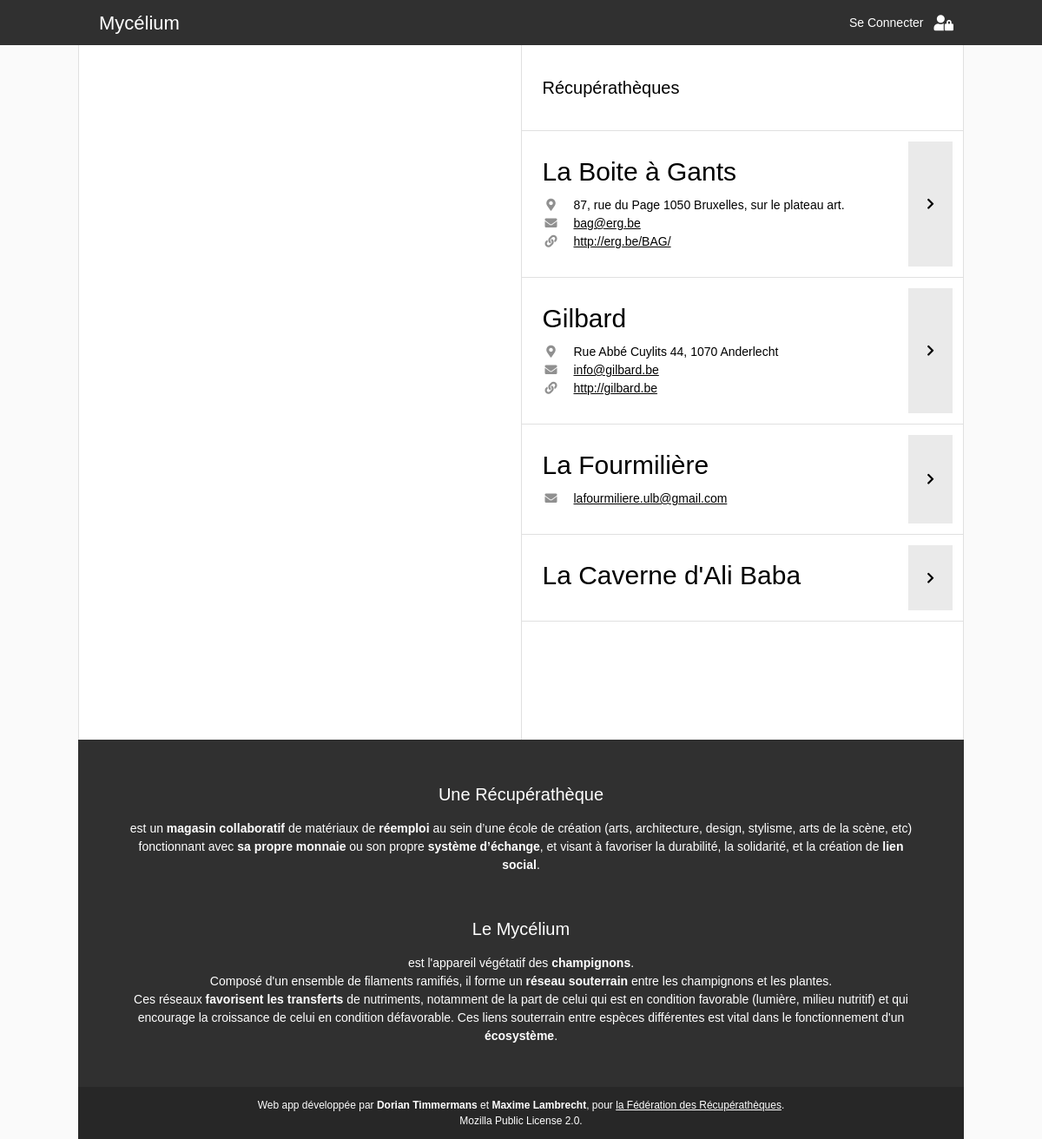
The app's page /portal.php, older data.
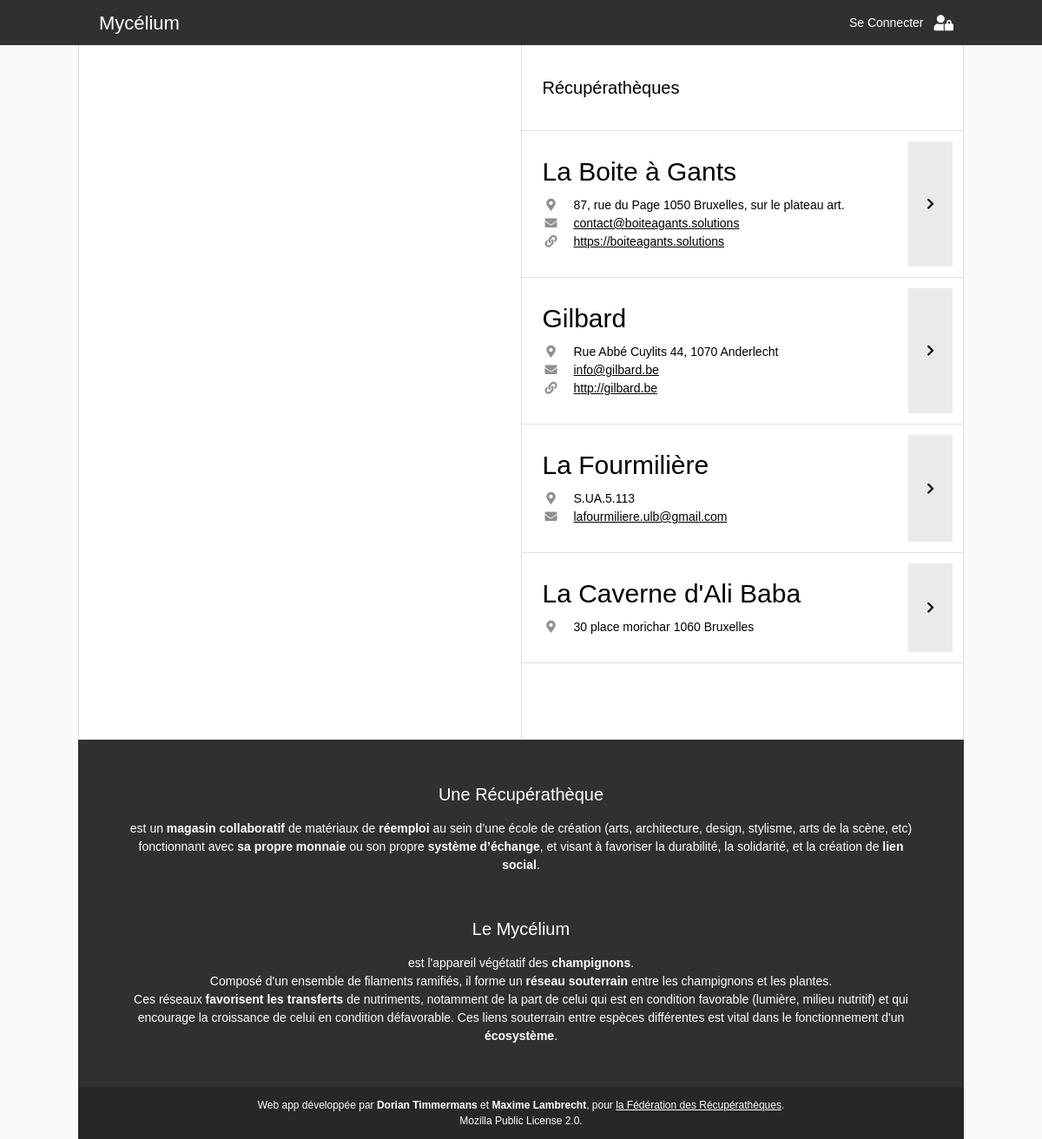
The same page, newer data.
### tables this page shows
CREATE TABLE `_global_recuperatheques` (
  `ID` int(11) NOT NULL,
  `nom` varchar(255) NOT NULL,
  `adresse` varchar(255) NOT NULL,
  `monnaie` varchar(8) NOT NULL,
  `telephone` varchar(16) NOT NULL,
  `mdp` varchar(255) NOT NULL,
  `site` varchar(255) NOT NULL,
  `pseudo` varchar(16) NOT NULL,
  `mail` varchar(255) NOT NULL,
  `date_creation` date DEFAULT NULL
);

### recuperatheque_info.php (the view, shortened to what this page needs)
<div class="container recuperatheque
      <?php if(in_array(basename($_SERVER['PHP_SELF']),array("catalogue.php","item_page.php"))){
        echo "depliable" ;}
      ?>">
    <h2> <?php echo $recup_info['nom'] ;?> </h2>
    <div class="info">
      <?php if ($recup_info['adresse']){ ?>
        <div class="info-line">
          <i class="fas fa-map-marker-alt info-icon"></i>
          <div class="info-text"> <?php echo $recup_info['adresse'];?> </div>
        </div>
        <?php
        }
      ?>
      <?php if ($recup_info['mail']){ ?>
        <div class="info-line">
          <i class="fas fa-envelope info-icon"></i>
          <a class="info-text tag" href="mailto:<?php echo $recup_info['mail'];?>"> <?php echo $recup_info['mail'];?></a>
        </div>
        <?php
        }
      ?>
      <?php if ($recup_info['site']){ ?>
        <div class="info-line">
          <i class="fas fa-link info-icon"></i>
          <a class="info-text tag" href="<?php echo $recup_info['site'];?>" target="_blank"> <?php echo $recup_info['site'];?></a>
        </div>
      <?php
      }
      ?>
    </div>
</div>

### portal.php (shortened to what this page needs)
<!DOCTYPE html>
<html lang="en">
<head>
  <link rel="stylesheet" href="css/w3.css">
  <link rel="stylesheet" href="https://use.fontawesome.com/releases/v5.7.0/css/all.css">
  <link rel="stylesheet" href="https://indestructibletype.com/fonts/Jost.css" type="text/css" charset="utf-8" />
  <link rel="stylesheet" href="css/main.css">
  <link rel="stylesheet" href="css/header.css">
  <link rel="stylesheet" href="css/menu.css">
  <link rel="stylesheet" href="css/item.css">
</head>
<body>
  <?php
    include('connection_db.php')
  ?>
  <?php
    include('header.php');
  ?>
  <div class="quasi-fullwidth space-header">
  <div class="two-side-flex">
    <div class="flex-half">
    </div>
    <div class="flex-half">
      <div class="container border-bottom"><h4>Récupérathèques</h4></div>
      <div class="recup-list">
        <?php
          $req = $bdd->prepare(' SELECT * FROM _global_recuperatheques ');
          $req->execute();
          while($recup_info = $req->fetch()){
            $url = "catalogue.php";
            $url = $url . "?r=" . $recup_info['pseudo'];?>
            <div class="border-bottom">
              <div class="info">
              <?php include("recuperatheque_info.php");?>
              </div>
              <button class="button-flex" onclick="window.location.href='<?php echo $url; ?>'" >
                <i class="fas fa-chevron-right"></i>
              </button>
            </div>
          <?php
          }
        ?>
      </div>
    </div>
  </div>
  <?php
  include('footer.php');
  ?>
</div>
</body>
</html>

Row changes from the older to the newer data that the page shows:
changed _global_recuperatheques "La Boite à Gants": mail "bag@erg.be" → "contact@boiteagants.solutions"; site "http://erg.be/BAG/" → "https://boiteagants.solutions"
changed _global_recuperatheques "La Fourmilière": adresse (not shown) → "S.UA.5.113"
changed _global_recuperatheques "La Caverne d'Ali Baba": adresse (not shown) → "30 place morichar 1060 Bruxelles"
